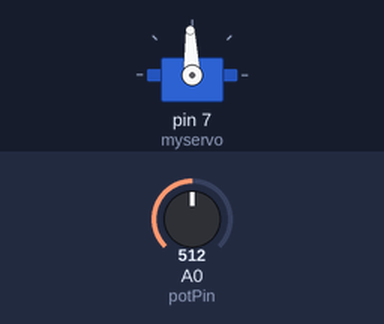
This sketch was run on a simulated Arduino Uno, built with avr-gcc and run on an emulated ATmega328P. On the bench: servo. Inputs (shaded band) come from the test bench; at power-on: A0 (potPin) = 512.

Above: at 1.2 s.
1.3 s: A0 (potPin) set to 716
At 1.7 s:
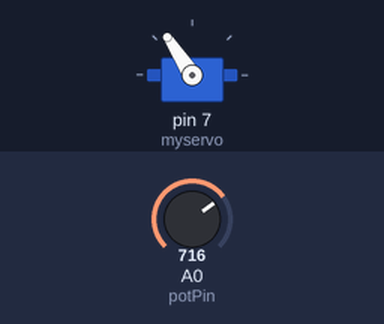
2.8 s: A0 (potPin) set to 900
At 3.7 s:
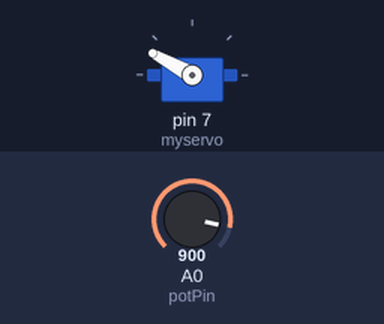
4.3 s: A0 (potPin) set to 1023
At 5.2 s:
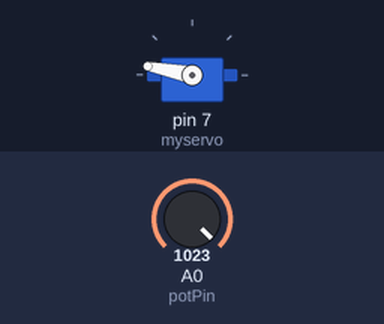
5.8 s: A0 (potPin) set to 306
At 7.0 s:
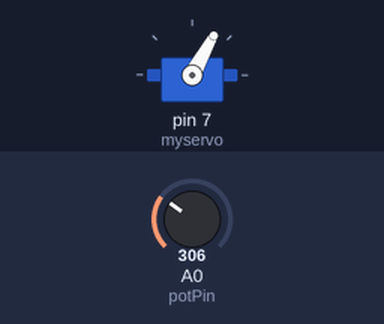
7.3 s: A0 (potPin) set to 122
At 8.5 s:
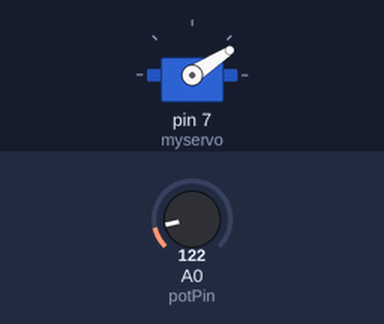
8.8 s: A0 (potPin) set to 511
At 9.5 s:
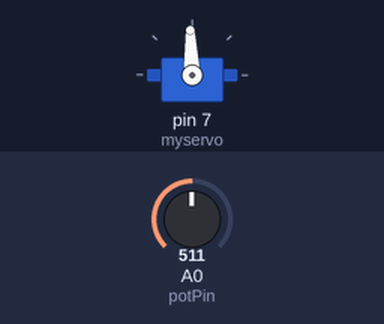
Timing chart, 0 to 11.3 s (numbered marks = the images above; inputs shaded):
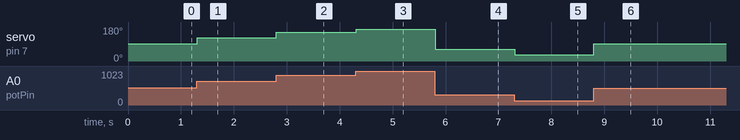

The sketch:

servo+pot.ino
```cpp
#include <Servo.h>
int k=700, inc=14;  // servo initial value and amount of incrementation
int  previous_error = 0, integral = 0, error, derivative, dt = 20;
int measured_val, measured_val2;
int Kp=90, Ki=5, Kd=10;  // controller values
Servo myservo;

unsigned long timerA;
unsigned long previoustimerA=0;
unsigned long interval=100;

int potPin= 0;  //Birinci Motor
int sayi, sayi2, eskisayi;

//Setup kısmı ilk olarak çalıştırılır ve bir daha kullanılmaz.
//Pinleri output olarak belirleme, Seri haberleşmeyi başlatma vs burada yapılır.
void setup()
{
  // initialize the serial communication:
  Serial.begin(115200);

  myservo.attach(7);
}

//Loop kısmı sürekli olarak döngü halinde çalışır.
void loop()
{
 sayi = analogRead(potPin);   // reads the value of the
          // potentiometer (value between
          // 0 and 1023)

 sayi2 = map(sayi, 0, 1023, 0, 1595);  // scale it to use it with
          // the servo (value between 0 and
          // 180)

 /*if (abs(eskisayi-sayi)>99)
 {
   Serial.println(int(sayi));
   eskisayi = sayi;
 }*/
 //if (Serial.available()>0)
 {
 myservo.writeMicroseconds(sayi2+695);
 delay(15);
 }
}
```

Measured:
- after the input at 1.3 s, servo on pin 7 (myservo): 92° → 123° at once
- after the input at 2.8 s, servo on pin 7 (myservo): 123° → 151° at once
- after the input at 4.3 s, servo on pin 7 (myservo): 151° → 169° at once
- after the input at 5.8 s, servo on pin 7 (myservo): 169° → 61° at once
- after the input at 7.3 s, servo on pin 7 (myservo): 61° → 33° at once
- after the input at 8.8 s, servo on pin 7 (myservo): 33° → 92° at once
